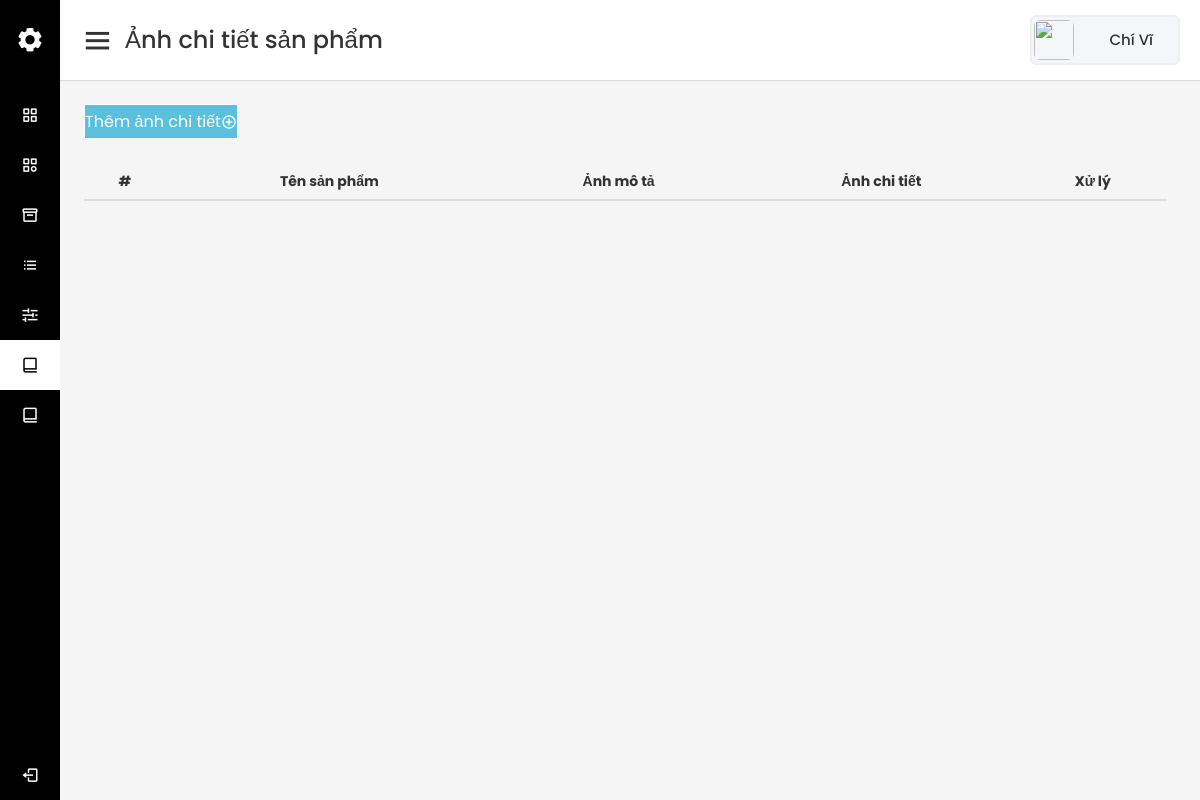
Page /admin/product_gallery_add.php?prodId=1 (signed in) on the earlier database version.
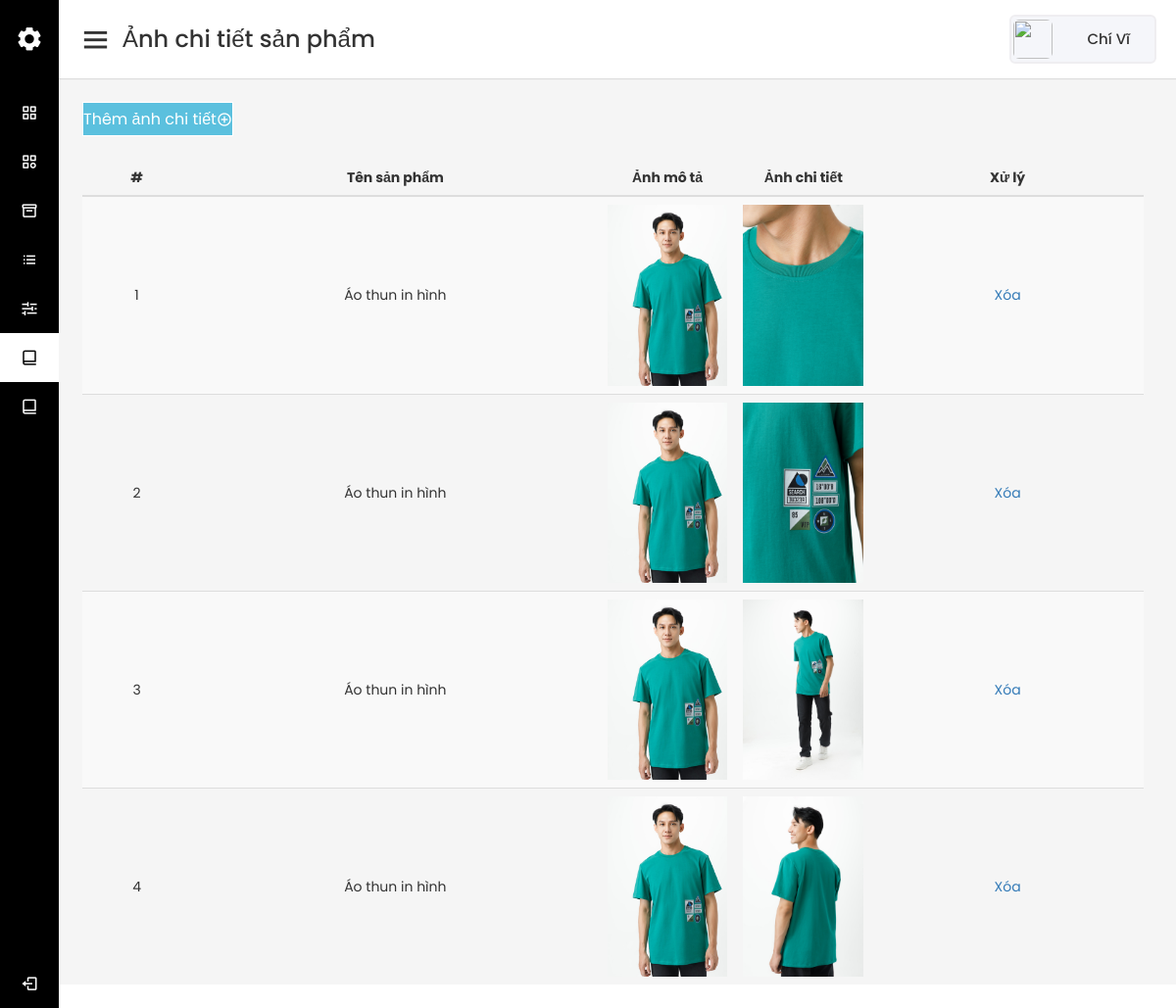
Same page on the later database version.
### tables this page shows
CREATE TABLE `tb_product_gallery` (
  `id` int(11) NOT NULL,
  `productId` int(11) NOT NULL,
  `imageDetail` varchar(255) NOT NULL
);

CREATE TABLE `tb_product` (
  `id` int(11) NOT NULL,
  `productName` varchar(255) NOT NULL,
  `categoryId` int(11) NOT NULL,
  `productDesc` text NOT NULL,
  `price` varchar(255) NOT NULL,
  `productImg` varchar(255) NOT NULL,
  `type` int(11) NOT NULL,
  `productDiscount` int(11) NOT NULL,
  `productColor` varchar(255) NOT NULL
);

### lib/database.php (called while the page is built, shortened)
<?php
Class Database{
   public $host   = DB_HOST;
   public $user   = DB_USER;
   public $pass   = DB_PASS;
   public $dbname = DB_NAME;
   public $link;
private function connectDB(){
   $this->link = new mysqli($this->host, $this->user, $this->pass,
    $this->dbname);
 }
public function select($query){
  $result = $this->link->query($query) or
   die($this->link->error.__LINE__);
  if($result->num_rows > 0){
    return $result;
  } else {
    return false;
  }
 }
}

### classes/Product.php (called while the page is built, shortened)
<?php
$filePath = realpath(dirname(__FILE__));
require_once ($filePath.'/../lib/database.php');
class Product
{
    private $db;
    public function __construct()
    {
        $this->db = new Database();
    }
    public function getProductById($id) {
        $query = "SELECT * FROM tb_product WHERE id = $id";
        $result = $this->db->select($query);
        return $result;
    }
    public function getListProducGallery($id) {
        $query = "SELECT * FROM tb_product_gallery WHERE productId = '$id' ORDER BY id DESC";
        $result = $this->db->select($query);
        return $result;
    }
}
?>

### admin/product_gallery_add.php (the view, shortened to what this page needs)
<?php
  include './inc/sidebar.php';
  include './inc/homesection.php';
  include '../classes/Product.php';
?>
<?php
    if (isset($_GET['prodId']) && $_GET['prodId'] != NULL) {
        $prodId = $_GET['prodId'];
    }
?>
<?php include './inc/product-gallery-modal-add.php';?>
<table class="table table-striped table-hover product-gallery-table">
  <thead>
    <th>#</th>
    <th>Tên sản phẩm</th>
    <th>Ảnh mô tả</th>
    <th>Ảnh chi tiết</th>
    <th>Xử lý</th>
  </thead>
  <tbody>
    <?php
        $prod = new Product();
        $getProdGallery = $prod->getListProducGallery($prodId);
        if ($getProdGallery) {
            $i = 0;
            $productDetail = $prod->getProductById($prodId)->fetch_assoc();
            while($row = $getProdGallery->fetch_assoc()) {
                $i++;
    ?>
    <tr align="center">
        <td><?=$i?></td>
        <td><?=$productDetail['productName']?></td>
        <td>
            <img src="./uploads/<?=$productDetail['productImg']?>" alt="" style="width: 100%">
        </td>
        <td>
            <img src="./uploads/<?=$row['imageDetail']?>" alt="" style="width: 100%">
        </td>
        <td>
            <a href="?del_imgDetailId=<?=$row['id']?>" onclick="return confirm('Bạn có chắc chắn muốn xóa ảnh này?')">Xóa</a>
        </td>
    </tr>
    <?php
        }
    }
    ?>
  </tbody>
</table>
<?php
  include './inc/footer.php';
?>

Differences in the rows shown:
added tb_product_gallery: productId.productName "Áo thun in hình", productId.productImg (picture), imageDetail (picture)
added tb_product_gallery: productId.productName "Áo thun in hình", productId.productImg (picture), imageDetail (picture)
added tb_product_gallery: productId.productName "Áo thun in hình", productId.productImg (picture), imageDetail (picture)
added tb_product_gallery: productId.productName "Áo thun in hình", productId.productImg (picture), imageDetail (picture)
